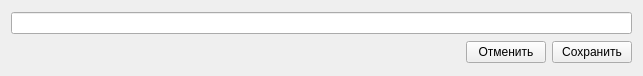
<?xml version="1.0" encoding="UTF-8"?>
<ui version="4.0">
 <class>Form</class>
 <widget class="QWidget" name="Form">
  <property name="windowModality">
   <enum>Qt::ApplicationModal</enum>
  </property>
  <property name="geometry">
   <rect>
    <x>0</x>
    <y>0</y>
    <width>643</width>
    <height>76</height>
   </rect>
  </property>
  <property name="windowTitle">
   <string>Изменить заметку</string>
  </property>
  <layout class="QVBoxLayout" name="verticalLayout">
   <item>
    <widget class="QLineEdit" name="note_text"/>
   </item>
   <item>
    <layout class="QHBoxLayout" name="horizontalLayout">
     <item>
      <spacer name="horizontalSpacer">
       <property name="orientation">
        <enum>Qt::Horizontal</enum>
       </property>
       <property name="sizeHint" stdset="0">
        <size>
         <width>40</width>
         <height>20</height>
        </size>
       </property>
      </spacer>
     </item>
     <item>
      <widget class="QPushButton" name="button_cancel">
       <property name="text">
        <string>Отменить</string>
       </property>
      </widget>
     </item>
     <item>
      <widget class="QPushButton" name="button_save">
       <property name="text">
        <string>Сохранить</string>
       </property>
      </widget>
     </item>
    </layout>
   </item>
  </layout>
 </widget>
 <resources/>
 <connections/>
</ui>
